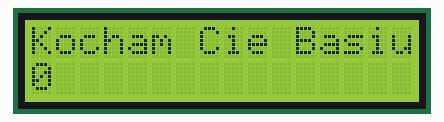
Recording of a sketch running on a simulated Arduino Uno, built with avr-gcc and run on an emulated ATmega328P. Parts: 16×2 character LCD.

Above: at 0.1 s.
At 4.1 s:
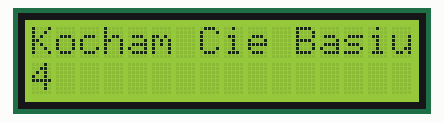
At 9.1 s:
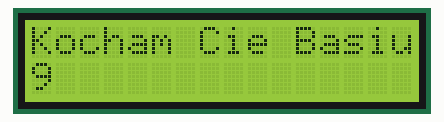
At 19.1 s:
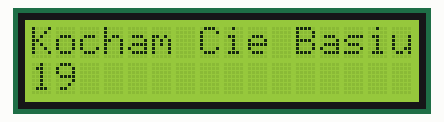
At 29.1 s:
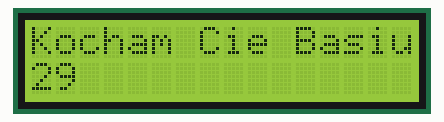
At 39.1 s:
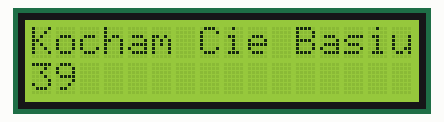

The sketch:

LCD_Counter_I2C_short__1_.ino
```cpp
#include <Wire.h>
#include <LiquidCrystal_I2C.h>

#define BACKLIGHT_PIN 3

LiquidCrystal_I2C	lcd(0x27,2,1,0,4,5,6,7);

void setup()
{
  lcd.begin (16,2);
 lcd.setBacklightPin(BACKLIGHT_PIN,POSITIVE);
 lcd.setBacklight(HIGH);

lcd.home ();
lcd.print("Kocham Cie Basiu");
}

void loop()
{
 lcd.setCursor(0, 1);
 lcd.print(millis()/1000);
 }
```

Measured:
- what the display in image 1 shows lasts 1.0 s, from 4.0 s to 5.0 s
